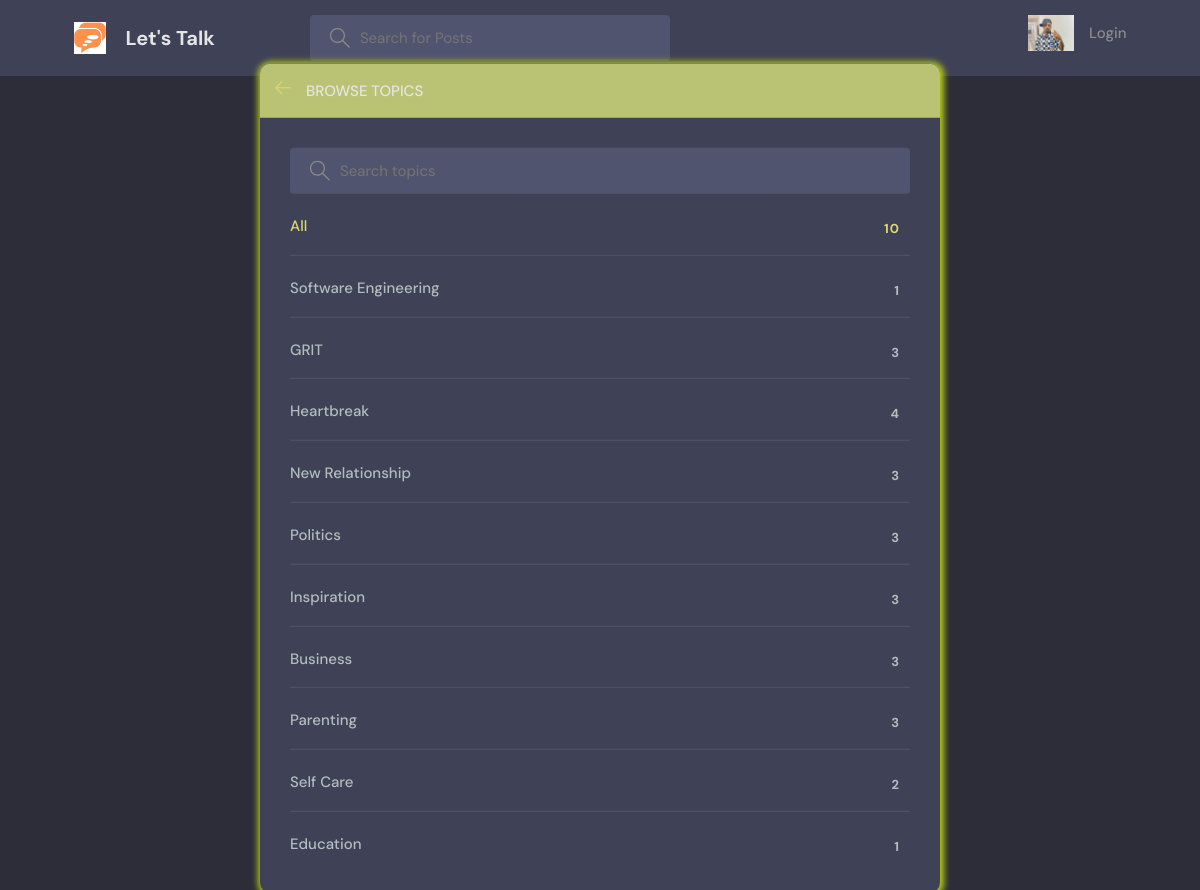
Page /topics/ on the committed database.
### NinazHairline/models.py (models this page shows, shortened)
class Topic(models.Model):
    name = models.CharField(max_length=200)

### NinazHairline/views.py (the view)
# urls.py: path('topics/', views.topicsPage, name='topics'),
def topicsPage(request):
    q = request.GET.get('q') if request.GET.get('q') != None else ''
    topics = Topic.objects.filter(name__icontains=q)
    return render(request, 'NinazHairline/topics.html', {'topics': topics})

### NinazHairline/Templates/NinazHairline/topics.html (shortened to what this page needs)
{% extends 'NinazHairline/main.html' %}
{% block content %}
    <main class="create-room layout">
      <div class="container">
        <div class="layout__box">
          <div class="layout__boxHeader">
            <div class="layout__boxTitle">
              <a href="{% url 'home' %}">
                <svg version="1.1" xmlns="http://www.w3.org/2000/svg" width="32" height="32" viewBox="0 0 32 32">
                  <title>arrow-left</title>
                  <path
                    d="M13.723 2.286l-13.723 13.714 13.719 13.714 1.616-1.611-10.96-10.96h27.625v-2.286h-27.625l10.965-10.965-1.616-1.607z"
                  ></path>
                </svg>
              </a>
              <h3>Browse Topics</h3>
            </div>
          </div>
          <div class="topics-page layout__body">
            <form action="" method="GET" class="header__search">
              <label>
                <input name="q" placeholder="Search topics" />
              </label>
            </form>
            <ul class="topics__list">
              <li>
                <a href="{% url 'topics' %}" class="active">All <span>{{topics.count}}</span></a>
              </li>
              {% for topic in topics %}
              <li>
                <a href="{% url 'home' %}?q={{topic.name}}" >{{ topic.name }} <span>{{topic.service_set.all.count}}</span></a>
              </li>
              {% endfor %}
            </ul>
          </div>
        </div>
      </div>
    </main>
{% endblock content%}

### NinazHairline/static/styles/style.css (style rules this page uses)
:root { --color-main: #ddd871; --color-main-light: #e1f6fb; --color-dark: #3f4156; --color-dark-medium: #51546e; --color-dark-light: #b9c373; --color-light: #e5e5e5; --color-gray: #8b8b8b; --color-light-gray: #b2bdbd; --color-bg: #2d2d39; --color-success: #bbce59; --color-error: #fc4b0b; }
* { font-family: "DM Sans", -apple-system, BlinkMacSystemFont, "Segoe UI", Roboto, Oxygen, Ubuntu, Cantarell, "Open Sans", "Helvetica Neue", sans-serif; margin: 0; padding: 0; box-sizing: border-box; text-rendering: optimizeLegibility; font-size: inherit; }
html { font-size: 56.25%; }
@media only screen and (min-width: 1200px) { html { font-size: 62.5%; } }
body { line-height: 1.6; font-weight: 400; font-size: 1.5rem; color: var(--color-light-gray); background-color: var(--color-bg); min-height: 100vh; }
a { display: inline-block; color: var(--color-main); text-decoration: none; }
.container { max-width: 120rem; width: 90%; margin: auto; }
.header__search > label { background-color: var(--color-dark-medium); padding: 1.3rem 1rem; display: flex; align-items: center; gap: 1rem; border-radius: 4px; }
.header__search svg { fill: var(--color-gray); width: 2rem; height: 2rem; margin-left: 1rem; }
.header__search input { width: 30rem; background: transparent; border: none; outline: none; color: var(--color-light); }
.layout { margin-top: 2.4rem; }
.layout > .container { display: flex; justify-content: space-between; align-items: flex-start; }
.layout__box { width: 90%; max-width: 48rem; min-height: 40rem; position: absolute; top: 50%; left: 50%; transform: translate(-50%, -46%); background-color: var(--color-dark); border-radius: 1rem; box-shadow: 1px 1px 6px 3px rgba(197, 225, 16, 0.888); overflow: hidden; }
.layout__boxHeader { display: flex; padding: 1.5rem; background-color: var(--color-dark-light); }
.layout__boxTitle { display: flex; gap: 1.5rem; align-items: center; }
.layout__boxTitle h3 { text-transform: uppercase; font-weight: 500; color: var(--color-light); }
.layout__boxTitle svg { width: 1.6rem; height: 1.6rem; fill: var(--color-main); }
.layout__body { margin: 3rem; }
.topics__list { list-style: none; }
.topics__list li a { display: flex; justify-content: space-between; margin-bottom: 3rem; font-weight: 500; color: var(--color-light-gray); transition: all 0.3s ease-in-out; }
.topics__list li a.active, .topics__list li a:hover { color: var(--color-main); }
.topics__list li a span { padding: 0.5rem 1rem; background-color: var(--color-dark); border-radius: 3px; font-size: 1.3rem; font-weight: 700; letter-spacing: 1px; }
.topics-page .topics__list li:not(:last-child) a { margin: 2rem 0; padding-bottom: 1rem; text-decoration: none; border-bottom: 1px solid var(--color-dark-medium); }
.topics-page .header__search { display: block; }
.create-room.layout .layout__box { max-width: 68rem; }

### rows in the picture
Topic: name "Software Engineering", service_set.all.count "1"
Topic: name "GRIT", service_set.all.count "3"
Topic: name "Heartbreak", service_set.all.count "4"
Topic: name "New Relationship", service_set.all.count "3"
Topic: name "Politics", service_set.all.count "3"
Topic: name "Inspiration", service_set.all.count "3"
Topic: name "Business", service_set.all.count "3"
Topic: name "Parenting", service_set.all.count "3"
Topic: name "Self Care", service_set.all.count "2"
Topic: name "Education", service_set.all.count "1"

### other values in the picture
{{ topics.count }} "10"
